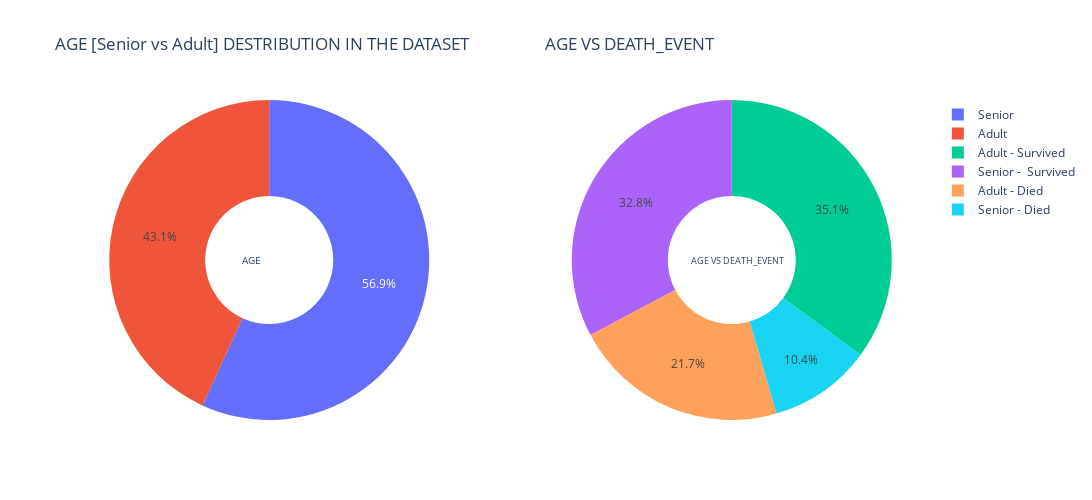

Source (notebook cell):
### Markdown cell above
Draw pie chart analyzing the death of elders vs adults because of heart failure

### Code cell
adult_survived = heart_failure[(heart_failure["DEATH_EVENT"]==0) & (heart_failure["age"]>=60)] # 60 or younger that survived
adult_died = heart_failure[(heart_failure["DEATH_EVENT"]==1) & (heart_failure["age"]>=60)] # 60 or younger that passed away
senior_survived = heart_failure[(heart_failure["DEATH_EVENT"]==0) & (heart_failure["age"]<60)] # older than 60 that survived
senior_died = heart_failure[(heart_failure["DEATH_EVENT"]==1) & (heart_failure["age"]<60)] #older than 60 that passed away

label1 = ["Senior","Adult"] #pie chart 1 labels
label2 = ['Adult - Survived','Adult - Died', "Senior -  Survived", "Senior - Died"] #pie chart 2 labels
values1 = [(len(adult_survived)+len(adult_died)), (len(senior_survived)+len(senior_died))] #count adults in total and seniors in total
values2 = [len(adult_survived),len(adult_died),len(senior_survived),len(senior_died)] # count each

# Create subplots: use 'domain' type for Pie subplot
fig = make_subplots(rows=1, cols=2, specs=[[{'type':'domain'}, {'type':'domain'}]])
fig.add_trace(go.Pie(labels=label1, values=values1, name="AGE"),
              1, 1)
fig.add_trace(go.Pie(labels=label2, values=values2, name="AGE VS DEATH_EVENT"),
              1, 2)

# Use `hole` to create a donut-like pie chart
fig.update_traces(hole=.4, hoverinfo="label+percent")


fig.update_layout(
    title_text="AGE [Senior vs Adult] DESTRIBUTION IN THE DATASET\
                   AGE VS DEATH_EVENT",
    # Add annotations in the center of the donut pies.
    annotations=[dict(text='AGE', x=0.19, y=0.5, font_size=10, showarrow=False),
                 dict(text='AGE VS DEATH_EVENT', x=0.84, y=0.5, font_size=9, showarrow=False)],
    autosize=False,width=1200, height=500, paper_bgcolor="white")

fig.show()

### Figure 1 — Plotly figure (JSON) as saved in the notebook; plotly's stock layout.template omitted (floating-point values rounded to 4 significant figures)
{"data": [{"domain": {"x": [0, 0.45], "y": [0, 1]}, "hole": 0.4, "hoverinfo": "label+percent", "labels": ["Senior", "Adult"], "name": "AGE", "type": "pie", "values": [170, 129]}, {"domain": {"x": [0.55, 1], "y": [0, 1]}, "hole": 0.4, "hoverinfo": "label+percent", "labels": ["Adult - Survived", "Adult - Died", "Senior -  Survived", "Senior - Died"], "name": "AGE VS DEATH_EVENT", "type": "pie", "values": [105, 65, 98, 31]}], "layout": {"annotations": [{"font": {"size": 10}, "showarrow": false, "text": "AGE", "x": 0.19, "y": 0.5}, {"font": {"size": 9}, "showarrow": false, "text": "AGE VS DEATH_EVENT", "x": 0.84, "y": 0.5}], "autosize": false, "height": 500, "paper_bgcolor": "white", "title": {"text": "AGE [Senior vs Adult] DESTRIBUTION IN THE DATASET                   AGE VS DEATH_EVENT"}, "width": 1200}}
